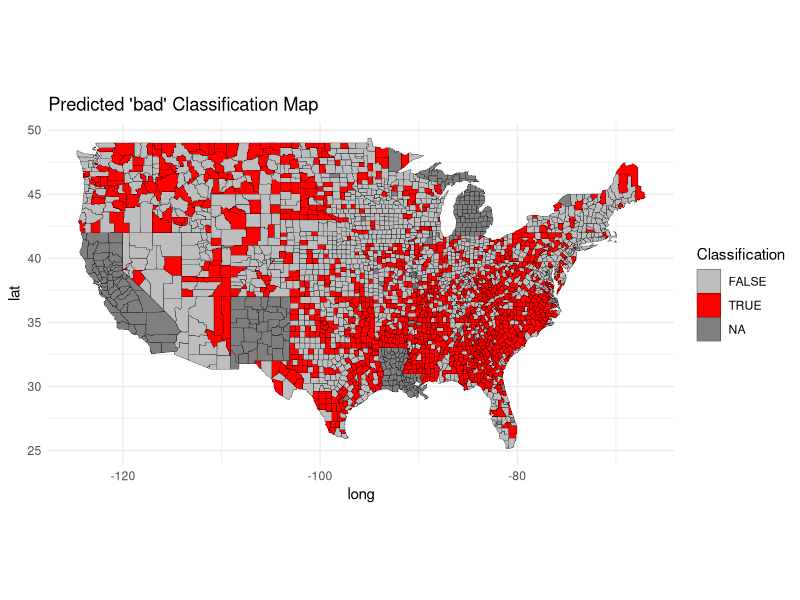

R code for this plot:
library(caret)
library(dplyr)
library(ggplot2)
library(maps)

# Read the training data set
training_set <- read.csv("training_set.csv")

# Preprocess data by removing unnecessary variables
ts <- training_set %>%
  select(-state, -county_name, -cases_per_10000, -deaths_per_10000, -death_per_case) %>%
  mutate(
    bad = as.factor(bad),  # Ensure target variable is a factor
    total_pop = as.numeric(total_pop),
    male_pop = as.numeric(male_pop),
    female_pop = as.numeric(female_pop),
    white_pop = as.numeric(white_pop),
    black_pop = as.numeric(black_pop),
    asian_pop = as.numeric(asian_pop),
    hispanic_pop = as.numeric(hispanic_pop),
    amerindian_pop = as.numeric(amerindian_pop),
    commuters_by_public_transportation = as.numeric(commuters_by_public_transportation),
    median_income = as.numeric(median_income),
    housing_units = as.numeric(housing_units),
    vacant_housing_units = as.numeric(vacant_housing_units),
    employed_pop = as.numeric(employed_pop),
    unemployed_pop = as.numeric(unemployed_pop),
    in_undergrad_college = as.numeric(in_undergrad_college)
  )

# Set a seed for reproducibility
set.seed(123)

# Create folds for cross-validation
train_index <- createFolds(ts$bad, k = 10)

# Train a conditional inference tree
knnFit <- train(
  bad ~ .,
  method = "knn",
  data = ts,
  preProcess = "scale",
  tuneLength = 5,
  tuneGrid=data.frame(k= 1:10),
  trControl = trainControl(method = "cv", indexOut = train_index)
)
knnFit

knnFit$finalModel

# Prediction
full_dataset <- read.csv("testing_set.csv")
full_dataset_processed <- full_dataset %>%
  select(-state, -county_name, -cases_per_10000, -deaths_per_10000, -death_per_case) %>%
  mutate(
    total_pop = as.numeric(total_pop),
    male_pop = as.numeric(male_pop),
    female_pop = as.numeric(female_pop),
    white_pop = as.numeric(white_pop),
    black_pop = as.numeric(black_pop),
    asian_pop = as.numeric(asian_pop),
    hispanic_pop = as.numeric(hispanic_pop),
    amerindian_pop = as.numeric(amerindian_pop),
    commuters_by_public_transportation = as.numeric(commuters_by_public_transportation),
    median_income = as.numeric(median_income),
    housing_units = as.numeric(housing_units),
    vacant_housing_units = as.numeric(vacant_housing_units),
    employed_pop = as.numeric(employed_pop),
    unemployed_pop = as.numeric(unemployed_pop),
    in_undergrad_college = as.numeric(in_undergrad_college)
  )
predictions <- predict(knnFit, newdata = full_dataset_processed)
full_dataset$predictions <- predictions

# Map
counties <- as_tibble(map_data("county"))
map_data_predictions <- left_join(counties, full_dataset, by = c("region" = "state", "subregion" = "county_name"))
ggplot(map_data_predictions) +
  geom_polygon(aes(x = long, y = lat, group = group, fill = as.factor(predictions)), color = "black", size = 0.1) +
  scale_fill_manual(values = c("TRUE" = "red", "FALSE" = "grey", "NA" = "white")) +
  coord_fixed(1.3) +
  labs(title = "Predicted 'bad' Classification Map", fill = "Classification") +
  theme_minimal()

# Compute and print the confusion matrix
full_dataset$predictions <- factor(full_dataset$predictions, levels = c("TRUE", "FALSE"))
full_dataset$bad <- factor(full_dataset$bad, levels = c("TRUE", "FALSE"))
conf_matrix <- confusionMatrix(data = full_dataset$predictions, reference = full_dataset$bad)
print(conf_matrix)

